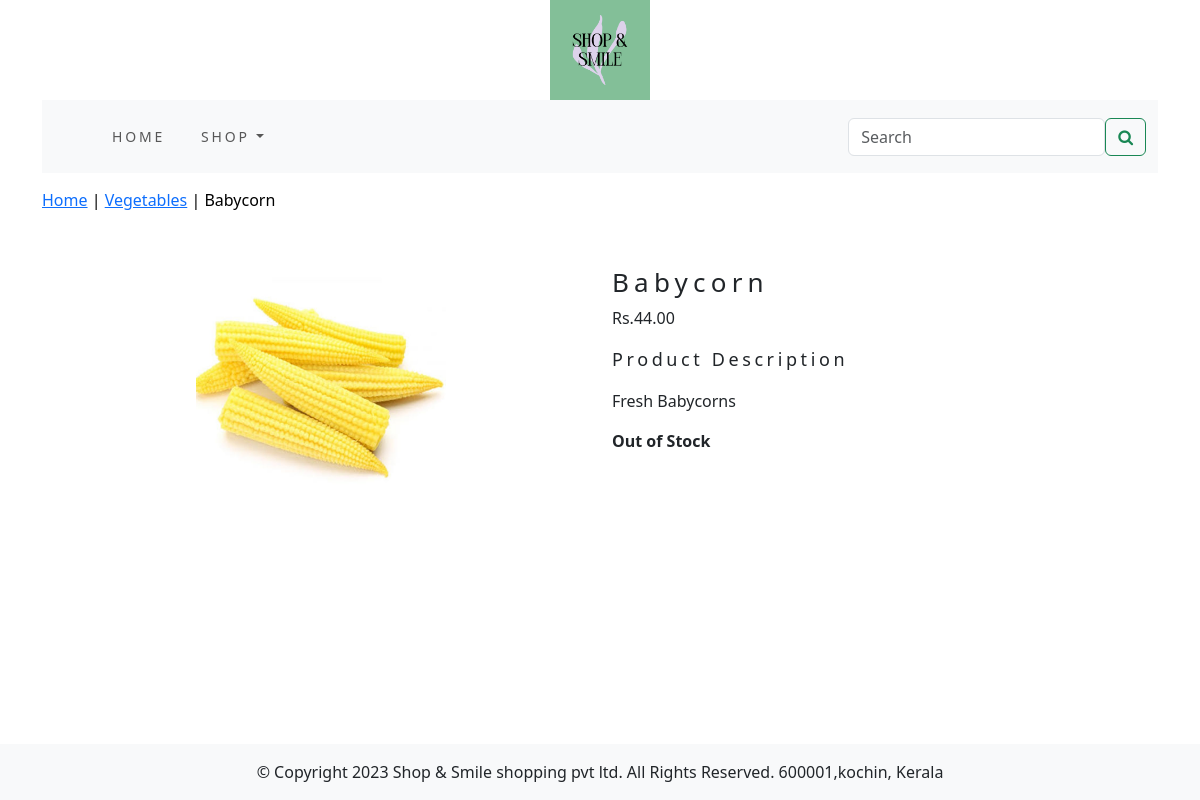
Page /Vegetables/babycorn/ on the committed database.
### shop/models.py (models this page shows, shortened)
class Product(models.Model):
    name = models.CharField(max_length=250, unique=True)
    slug = models.SlugField(max_length=250, unique=True)
    description = models.TextField(blank=True)
    price = models.DecimalField(max_digits=10, decimal_places=2)
    category = models.ForeignKey(Category, on_delete=models.CASCADE)
    image = models.ImageField(upload_to='product', blank=True)
    stock = models.IntegerField()
    available = models.BooleanField(default=True)
    created = models.DateTimeField(auto_now_add=True)
    updated = models.DateTimeField(auto_now=True)
    class Meta:
        ordering = ('name',)
        verbose_name = 'product'
        verbose_name_plural = 'products'

class Category(models.Model):
    name = models.CharField(max_length=250, unique=True)
    slug = models.SlugField(max_length=250, unique=True)
    description = models.TextField()
    image = models.ImageField(upload_to='category', blank=True)
    class Meta:
        ordering = ('name',)
        verbose_name = 'category'
        verbose_name_plural = 'categories'
    def get_url(self):
        return reverse('shop:products_by_category', args=[self.slug])
    def __str__(self):
        return '{}'.format(self.name)

### shop/views.py (the view)
# urls.py: path('<slug:c_slug>/<slug:product_slug>/', views.proDetail, name='prodCatdetail'),
def proDetail(request, c_slug, product_slug):
    try:
        product = Product.objects.get(category__slug=c_slug, slug=product_slug)
    except Exception as e:
        raise e
    return render(request, 'product.html', {'product': product})

### cart/context_processors.py (called while the page is built)
def counter(request):
    item_count = 0
    if 'admin' in request.path:
        return {}
    else:
        try:
            cart = Cart.objects.filter(cart_id=cart_id(request))
            cart_items = CartItem.objects.all().filter(cart=cart[:1])
            for cart_item in cart_items:
                item_count += cart_item.quantity
        except Cart.DoesNotExist:
            item_count = 0
    return dict(item_count=item_count)

### cart/views.py (called while the page is built)
def cart_id(request):
    cart = request.session.session_key
    if not cart:
        cart = request.session.create()
    return cart

### shop/context_processors.py (called while the page is built)
def menu_links(request):
    links=Category.objects.all()
    return dict(links=links)

### templates/product.html (shortened to what this page needs)
{% extends 'base.html' %}
{% load static %}
{% block content %}
<div class="row my_prod_row_class">
  <div class="mx_auto">
    <p><a href="{% url 'shop:allProdcat' %}">Home</a> | <a href="{{product.category.get_url}}">{{product.category}}</a> | {{product.name}} </p>
  </div>
</div>
<div class="container">
<br>
<div class="row">
  <div class="col-12 col-md-12 col-sm-12 col-lg-6 text-center">
    <div style="min-width:18rem">
      <img src="{{product.image.url}}" alt="{{product.name}}" width="250px" height="250px">
    </div>
  </div>
    <div class="col-12 col-sm-12 col-md-12 col-lg-6">
      <div>
      <h1 class="my_prod_title">{{product.name}}</h1>
      <p>Rs.{{product.price}}</p>
      <p class="my_title">Product Description</p>
      <p class="text-justify my_prod_texts">{{product.description}}</p>
      {% if product.stock <= 0 %}
      <p class="text-justify my_prod_texts"><b>Out of Stock</b></p>
      {% else %}
      <a class="btn btn-secondary" href="{% url 'cart:add_cart' product.id %}">Add to Cart</a>
      {% endif %}
    </div>
    </div>
</div>
</div>
{% endblock %}

### static/css/custom.css (style rules this page uses)
body { font-family: 'Roboto', sans-serif; min-height: 100vh; }
.my_title { font-size: 18px; text_transform:uppercase; letter-spacing: .2em; }
.my_prod_row_class { padding-top:15px; padding-bottom:15px; }
.my_prod_row_class .mx_auto { color:#000; font-size:16px; text-decoration:none; }
.my_prod_title { font-size:26px; text_transform:uppercase; letter-spacing: .2em; padding-top:10px: padding-bottom:16px; }
.my_prod_texts { padding-right:20px; }

### rows in the picture
Product: category "Vegetables", name "Babycorn", image (picture), price "44.00", description "Fresh Babycorns"
